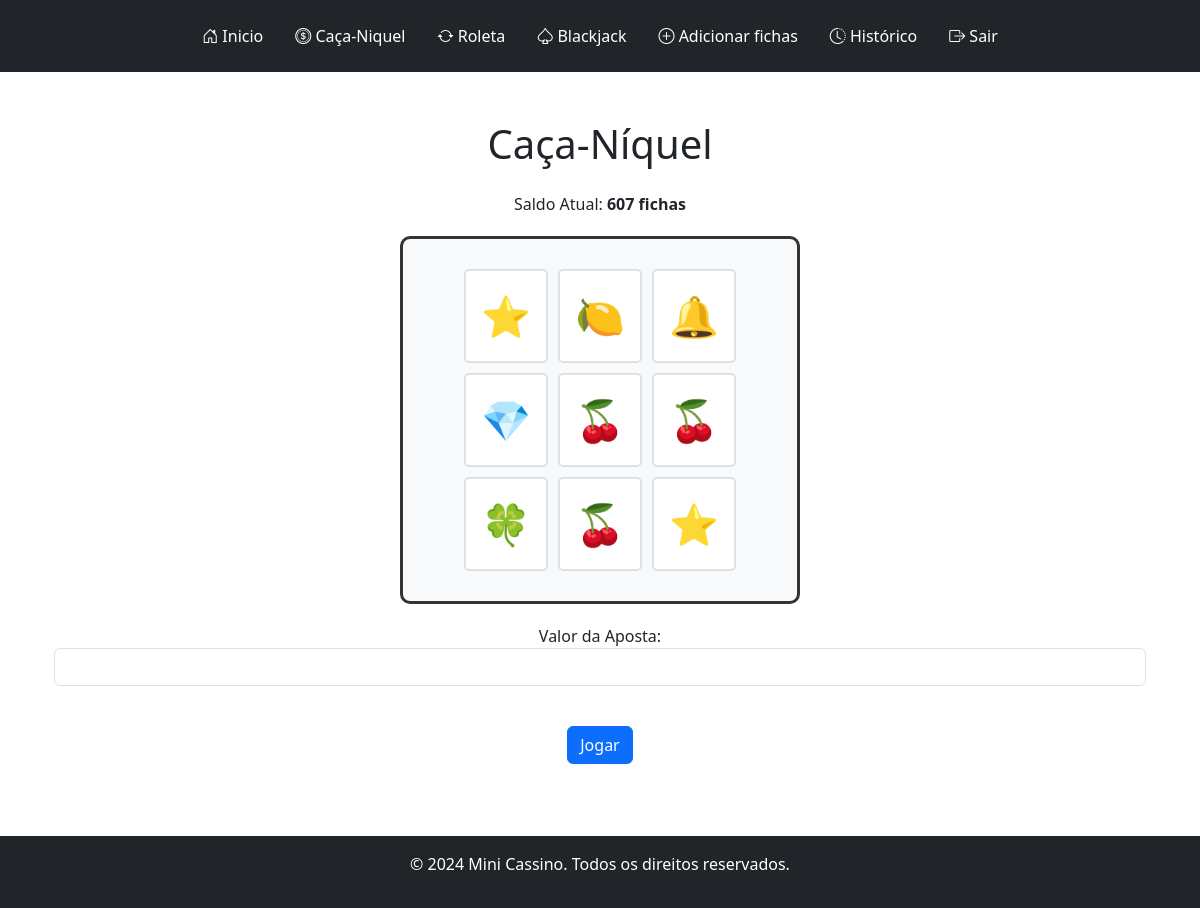
Before: /niquel (signed in) with the older database file.
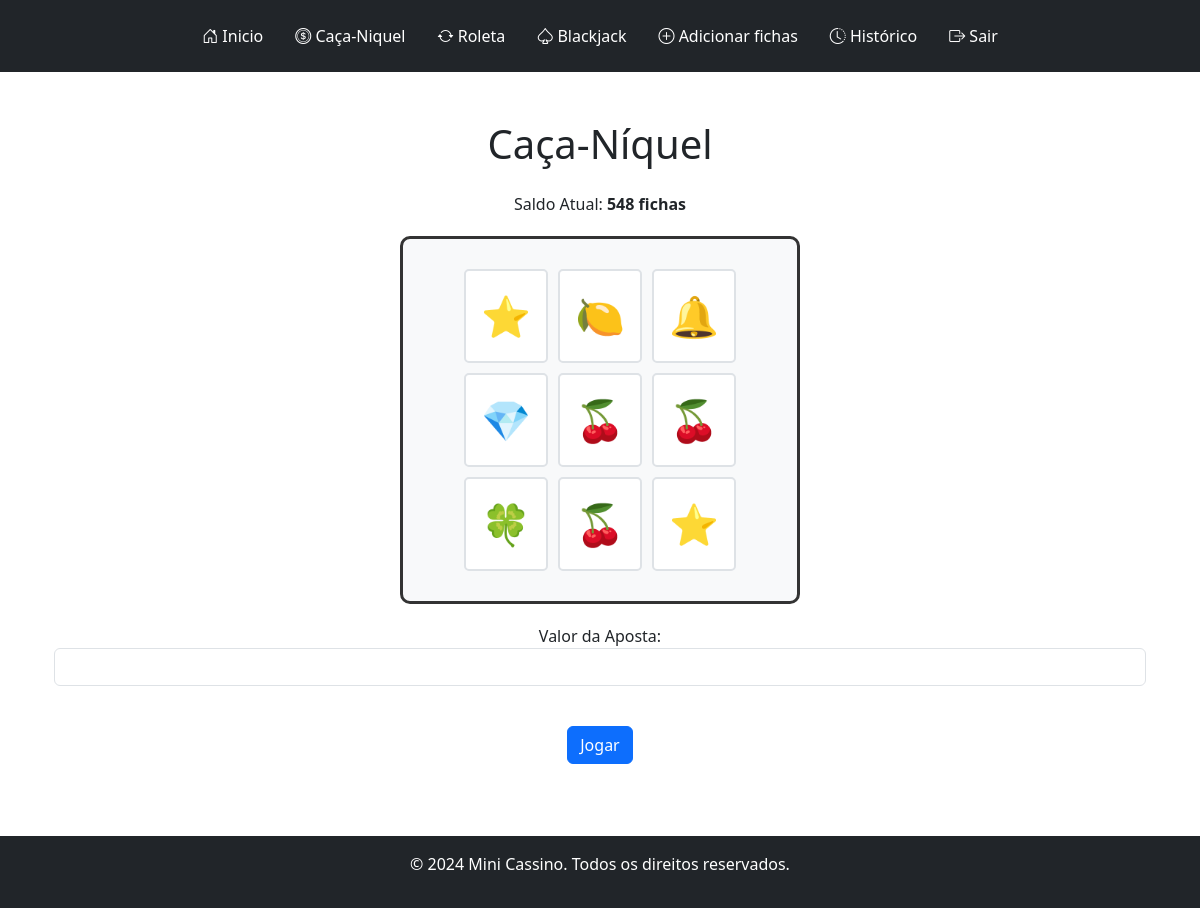
After: the same page with the newer database file.
### tables this page shows
CREATE TABLE users (
    id INTEGER PRIMARY KEY AUTOINCREMENT,
    username TEXT NOT NULL,
    password TEXT NOT NULL
, saldo INTEGER DEFAULT 100, ganhos INTEGER, perdas INTEGER);

### app.py (the view, shortened to what this page needs)
@app.route('/niquel', methods=['GET', 'POST'])
@login_required
def niquel():
    symbols = ["🍒", "🍋", "⭐", "🔔", "🍀", "💎"]
    user_id = session.get('user_id')
    saldo = db.execute("SELECT saldo FROM users WHERE id = ?", user_id)[0]['saldo']
    grid = [[random.choice(symbols) for _ in range(3)] for _ in range(3)]
    return render_template("niquel.html", saldo=saldo, grid=grid)

### help.py (called while the page is built)
def login_required(f):
    @wraps(f)
    def decorated_function(*args, **kwargs):
        if 'user_id' not in session:
            return redirect(url_for('login'))
        return f(*args, **kwargs)
    return decorated_function

### templates/niquel.html (shortened to what this page needs)
{% extends "layout.html" %}
{% block main %}
<div class="container text-center">
    <h1 class="my-4">Caça-Níquel</h1>
    <p>Saldo Atual: <strong id="saldo">{{ saldo }} fichas</strong></p>
    <div class="slot-machine">
        {% for row in grid %}
            <div class="slot-row">
                {% for symbol in row %}
                    <div class="slot">{{ symbol }}</div>
                {% endfor %}
            </div>
        {% endfor %}
    </div>
    <form id="niquel-form" action="/niquel" method="post">
        <div class="form-group my-3">
            <label for="aposta">Valor da Aposta:</label>
            <input type="number" class="form-control" id="aposta" name="aposta"
                   min="1" step="0.01" max="{{ saldo }}" required>
        </div>
        <button class="btn btn-primary my-4" type="submit">Jogar</button>
    </form>
</div>
{% endblock %}

Changed rows visible on the page:
changed users: saldo "607" → "548"
